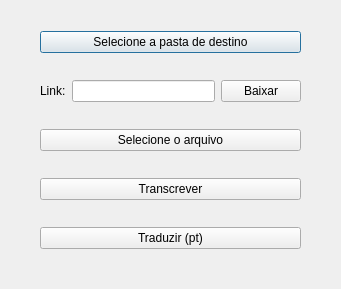
<?xml version="1.0" encoding="UTF-8"?>
<ui version="4.0">
 <class>Dialog</class>
 <widget class="QDialog" name="Dialog">
  <property name="geometry">
   <rect>
    <x>0</x>
    <y>0</y>
    <width>341</width>
    <height>289</height>
   </rect>
  </property>
  <property name="focusPolicy">
   <enum>Qt::TabFocus</enum>
  </property>
  <property name="windowTitle">
   <string>Whisper</string>
  </property>
  <widget class="QWidget" name="layoutWidget">
   <property name="geometry">
    <rect>
     <x>40</x>
     <y>10</y>
     <width>261</width>
     <height>261</height>
    </rect>
   </property>
   <layout class="QVBoxLayout" name="verticalLayout">
    <item>
     <widget class="QPushButton" name="pushButtonSelecionePasta">
      <property name="text">
       <string>Selecione a pasta de destino</string>
      </property>
     </widget>
    </item>
    <item>
     <layout class="QHBoxLayout" name="horizontalLayout_2">
      <item>
       <widget class="QLabel" name="label_2">
        <property name="text">
         <string>Link:</string>
        </property>
       </widget>
      </item>
      <item>
       <widget class="QLineEdit" name="lineEditLink"/>
      </item>
      <item>
       <widget class="QPushButton" name="pushButtonBaixar">
        <property name="text">
         <string>Baixar</string>
        </property>
       </widget>
      </item>
     </layout>
    </item>
    <item>
     <widget class="QPushButton" name="pushButtonSelecioneArquivo">
      <property name="text">
       <string>Selecione o arquivo</string>
      </property>
     </widget>
    </item>
    <item>
     <widget class="QPushButton" name="pushButtonTranscrever">
      <property name="text">
       <string>Transcrever</string>
      </property>
     </widget>
    </item>
    <item>
     <widget class="QPushButton" name="pushButtonTraduzir">
      <property name="text">
       <string>Traduzir (pt)</string>
      </property>
     </widget>
    </item>
   </layout>
  </widget>
 </widget>
 <tabstops>
  <tabstop>pushButtonSelecionePasta</tabstop>
  <tabstop>pushButtonSelecioneArquivo</tabstop>
  <tabstop>pushButtonTranscrever</tabstop>
  <tabstop>pushButtonTraduzir</tabstop>
  <tabstop>lineEditLink</tabstop>
  <tabstop>pushButtonBaixar</tabstop>
 </tabstops>
 <resources/>
 <connections/>
</ui>
